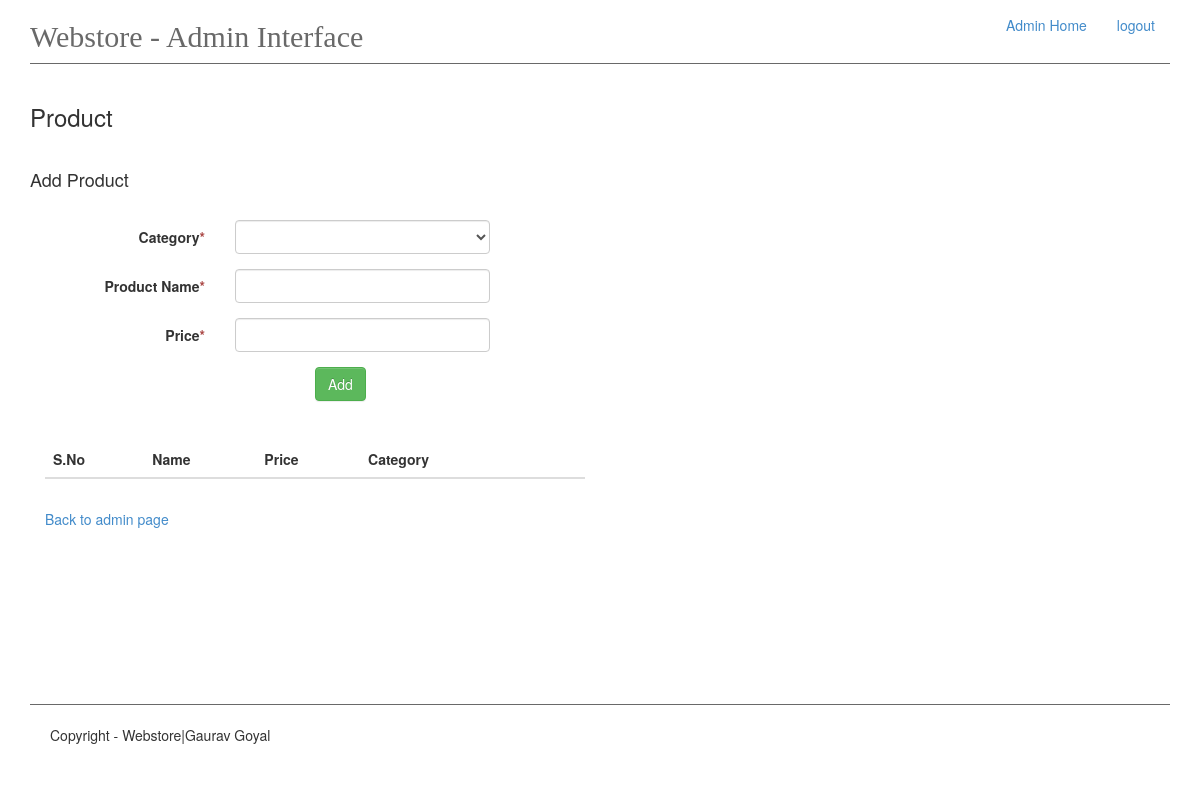
/admin/product/add (signed in), run on an earlier commit of the app's database.
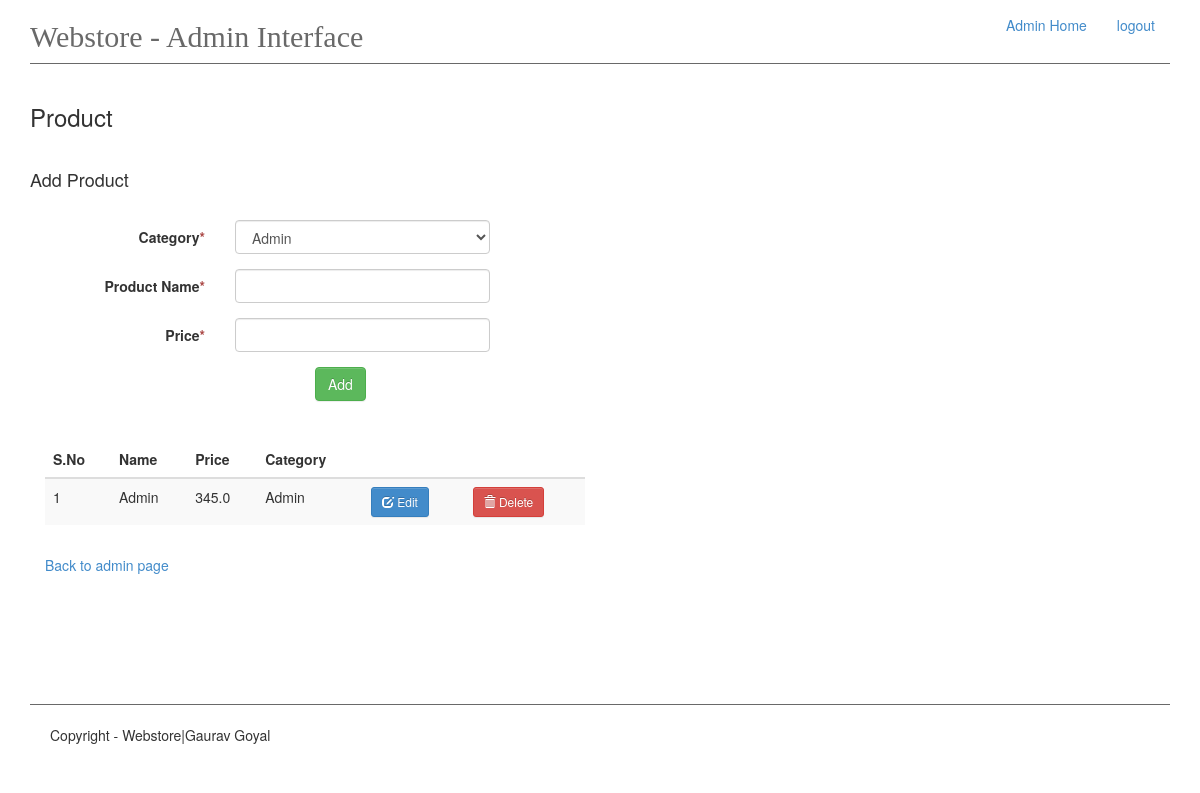
And on a later commit of the database.
### app/models.py (models this page shows, shortened)
class Product(db.Model):
    id = db.Column(db.Integer, primary_key=True)
    name = db.Column(db.String(50), unique=True, index=True)
    price = db.Column(db.Float, index=True)
    category_id = db.Column(db.Integer, db.ForeignKey('category.id'))
    cart = db.relationship('Cart', backref='products', lazy='dynamic')

class Category(db.Model):
    id = db.Column(db.Integer, primary_key=True)
    name = db.Column(db.String(50), unique=True, index=True)
    products = db.relationship('Product', backref='category', lazy='dynamic')
    def __repr__(self):
        return self.name

### app/views.py (the view)
@app.route('/admin/product/add', methods=['GET', 'POST'])
@login_required
def add_product():
    form = ProductForm()
    if form.validate_on_submit():
        product = Product(name=form.name.data.title(), price=form.price.data, category=form.category.data)
        db.session.add(product)
        db.session.commit()
        flash(product.name + " added", 'text-success')
        return redirect(url_for('add_product'))
    product = Product.query.all()
    return render_template('admin-panel/product.html', form=form, product=product)

### app/forms.py
class ProductForm(Form):
    category = QuerySelectField(u'Category', query_factory=get_category)
    name = TextField('Product Name', validators=[Required('Product name is required.')])
    price = DecimalField('Price', validators=[Required('Price is required')])

### app/__init__.py (called while the page is built)
@admin_login.user_loader
def load_user(id):
    return Admin.query.get(int(id))

### app/forms.py (called while the page is built)
def get_category():
    return Category.query.all()

### app/templates/admin-panel/product.html (shortened to what this page needs)
{% extends 'admin-panel/admin.html' %}
{% block content %}
    <h3>Product</h3>
    <br>
    <h4>Add Product</h4>
    <br>
    <form class="form-horizontal" method="post" enctype= "multipart/form-data">
        {% for field in form if field.widget.input_type != 'hidden' %}
            <div class="col-md-12">
                <div class="form-group">
                    <label class="col-md-2 control-label">  {{ field.label }}<span class="text-danger">*</span></label>
                    <div class="col-md-3"> {{ field(class_='form-control') }}</div>
                    <div class="col-md-6">
                    </div>
                </div >
            </div>
        {% endfor %}
        <div class="control-group">
            <div class="controls col-md-offset-3">
                <input type="submit" class="btn btn-success" value="Add">
            </div>
        </div>
    </form>
    <br>
    <br>
    <div class="col-md-6">
        <table class="table table-striped table-responsive col-md-6" id="cart_table">
            <thead>
            <tr>
                <th>S.No</th>
                <th>Name</th>
                <th>Price</th>
                <th>Category</th>
                <th></th>
                <th></th>
            </tr>
            </thead>
            <tbody>
            {% for item in product %}
                <tr>
                    <td>{{ loop.index }}</td>
                    <td>{{ item.name }}</td>
                    <td>{{ item.price }}</td>
                    <td>{{ item.category }}</td>
                    <td>
                        <a href="{{ url_for('edit_product', pk=item.id)}}" class="btn btn-sm btn-primary">
                            <span class="glyphicon glyphicon-edit"></span> Edit</a>
                    </td>
                    <td>
                        <a href="{{ url_for('delete_product', pk=item.id) }}" class="btn btn-sm btn-danger">
                            <span class="glyphicon glyphicon-trash"></span>
                            Delete</a>
                    </td>
                </tr>
            {% endfor %}
            </tbody>
        </table>
    </div>
    <br>
    <div class="col-md-12"><a href="{{ url_for('admin_base') }}">Back to admin page</a></div>
{% endblock %}

What changed in the data, as far as the page shows it:
added Product: name "Admin", price "345.0", category "Admin"
Also different on the page:
form field category: (not shown) → "Admin"
